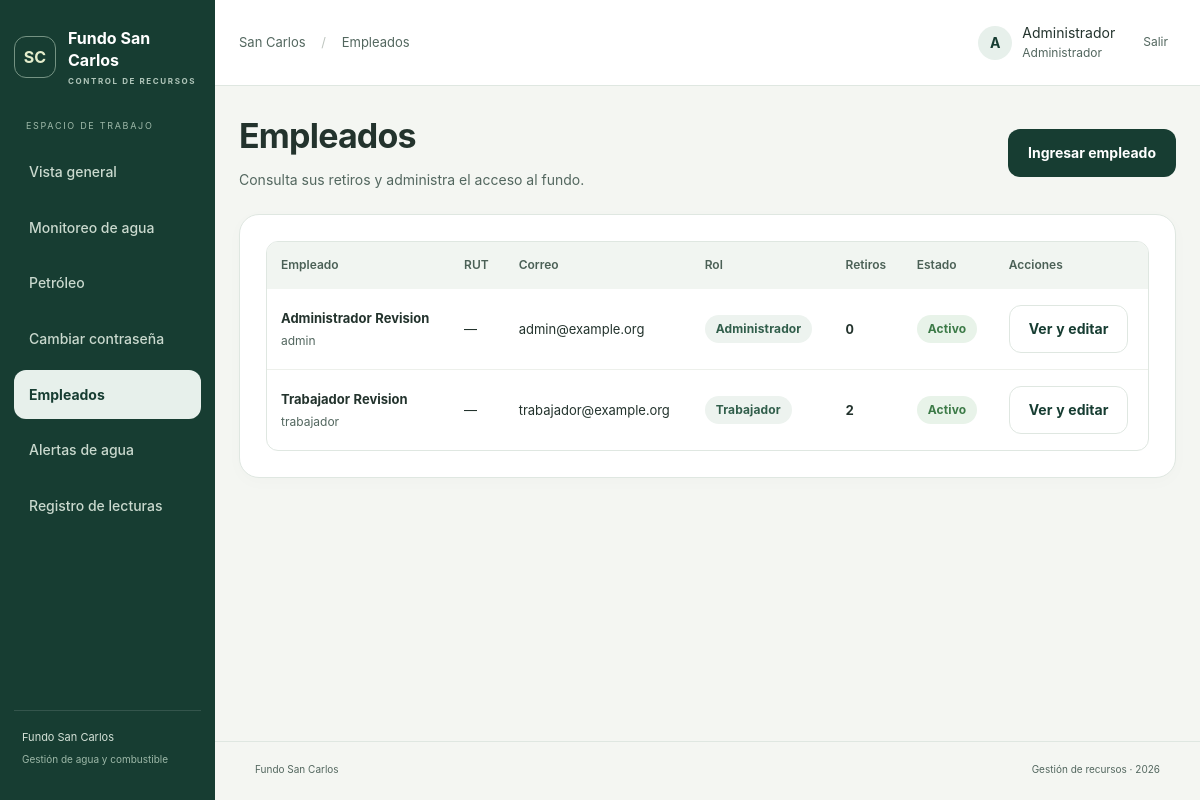
/empleados/ (signed in), run on the app's committed database.
### monitoreo/models.py (models this page shows)
class Usuario(AbstractUser):
    class Rol(models.TextChoices):
        ADMINISTRADOR = 'administrador', 'Administrador'
        TRABAJADOR = 'trabajador', 'Trabajador'
    rut = models.CharField(max_length=12, unique=True, null=True, blank=True)
    rol = models.CharField(max_length=20, choices=Rol.choices, default=Rol.TRABAJADOR)
    @property
    def es_administrador(self):
        return self.rol == self.Rol.ADMINISTRADOR

### monitoreo/gestion_views.py (the view)
# urls.py: path('empleados/', gestion_views.empleados, name='empleados'),
@never_cache
@administrador_required
def empleados(request):
    return render(request, 'monitoreo/empleados.html', {
        'empleados': empleados_con_retiros(), 'seccion': 'empleados'})

### monitoreo/gestion_services.py (called while the page is built)
def empleados_con_retiros():
    from django.db.models import Count, Q, Sum
    return Usuario.objects.annotate(
        retiros_count=Count('movimientopetroleo', filter=Q(movimientopetroleo__tipo='retiro')),
        litros_retirados=Sum('movimientopetroleo__cantidad', filter=Q(movimientopetroleo__tipo='retiro'), default=0),
    ).order_by('username')

### monitoreo/views.py (called while the page is built)
def administrador_required(view):
    @wraps(view)
    @login_required
    def wrapped(request, *args, **kwargs):
        if not request.user.es_administrador:
            raise PermissionDenied
        return view(request, *args, **kwargs)
    return wrapped

### templates/monitoreo/empleados.html
{% extends 'base.html' %}{% block content %}
<div class="page-heading"><div><h1>Empleados</h1><p>Consulta sus retiros y administra el acceso al fundo.</p></div><a class="button primary" href="{% url 'empleado_nuevo' %}">Ingresar empleado</a></div>
<article class="surface"><div class="table-scroll"><table>
<thead><tr><th>Empleado</th><th>RUT</th><th>Correo</th><th>Rol</th><th>Retiros</th><th>Estado</th><th>Acciones</th></tr></thead>
<tbody>{% for empleado in empleados %}<tr>
<td><strong>{{ empleado.get_full_name|default:empleado.username }}</strong><small>{{ empleado.username }}</small></td>
<td>{{ empleado.rut|default:"—" }}</td><td>{{ empleado.email|default:"—" }}</td>
<td><span class="pill role-pill">{{ empleado.get_rol_display }}</span></td>
<td><strong>{{ empleado.retiros_count }}</strong></td>
<td>{% if empleado.is_active %}<span class="pill good">Activo</span>{% else %}<span class="pill neutral">Desactivado</span>{% endif %}</td>
<td><a class="button secondary" href="{% url 'empleado' empleado.pk %}">Ver y editar</a></td>
</tr>{% endfor %}</tbody></table></div></article>
{% endblock %}

### templates/base.html (shortened to what this page needs)
{% load static %}<!doctype html>
<html lang="es"><head><meta charset="utf-8"><meta name="viewport" content="width=device-width,initial-scale=1">
<link rel="stylesheet" href="{% static 'css/app.css' %}"><link rel="stylesheet" href="{% static 'css/interfaz.css' %}?v=2"><script src="{% static 'js/app.js' %}" defer></script></head>
<body>{% if user.is_authenticated %}
<aside class="sidebar"><a class="brand" href="{% url 'panel' %}"><span class="brand-icon">SC</span><span>Fundo San Carlos<small>CONTROL DE RECURSOS</small></span></a>
<div class="nav-label">ESPACIO DE TRABAJO</div><nav aria-label="Navegación principal">
<a href="{% url 'panel' %}" class="{% if seccion == 'panel' %}selected{% endif %}">Vista general</a>
<a href="{% url 'agua' %}" class="{% if seccion == 'agua' %}selected{% endif %}">Monitoreo de agua</a>
<a href="{% url 'petroleo' %}" class="{% if seccion == 'petroleo' %}selected{% endif %}">Petróleo</a>
<a href="{% url 'cambiar_clave' %}" class="{% if seccion == 'clave' %}selected{% endif %}">Cambiar contraseña</a>
{% if user.es_administrador %}<a href="{% url 'empleados' %}" class="{% if seccion == 'empleados' %}selected{% endif %}">Empleados</a><a href="{% url 'alertas' %}" class="{% if seccion == 'alertas' %}selected{% endif %}">Alertas de agua</a>
<a href="{% url 'simulador' %}" class="{% if seccion == 'simulador' %}selected{% endif %}">Registro de lecturas</a>{% endif %}</nav>
<div class="sidebar-bottom">Fundo San Carlos<p>Gestión de agua y combustible</p></div></aside>
<div class="workspace"><header class="topbar"><span class="breadcrumb">San Carlos <span>/</span> {% if seccion == 'empleados' %}Empleados{% elif seccion == 'petroleo' %}Petróleo{% elif seccion == 'clave' %}Mi cuenta{% else %}Monitoreo de estanques{% endif %}</span><div class="account"><span class="avatar">{{ user.first_name|first|default:user.username|first|upper }}</span><span>{{ user.first_name|default:user.username }}<small>{{ user.get_rol_display }}</small></span><form action="{% url 'logout' %}" method="post">{% csrf_token %}<button class="logout" type="submit">Salir</button></form></div></header>
<main id="contenido">{% if messages %}<div class="messages" aria-live="polite">{% for message in messages %}<div class="message {{ message.tags }}">{{ message }}</div>{% endfor %}</div>{% endif %}{% block content %}{% endblock %}</main>
<footer>Fundo San Carlos <span>Gestión de recursos · 2026</span></footer></div>
{% else %}{% block public %}{% endblock %}{% endif %}</body></html>

### static/css/app.css (style rules this page uses)
:root { --green:#173d32;--green-light:#e7f0eb;--ink:#23332d;--muted:#758078;--line:#e3e8e3;--bg:#f4f6f2;--water:#2384d1;--fuel:#e49a24;--danger:#b53e36;--radius:18px }
* { box-sizing:border-box }
body { margin:0;background:var(--bg);color:var(--ink);font-family:Inter,"Segoe UI",Arial,sans-serif;font-size:15px;line-height:1.55 }
a { color:inherit;text-decoration:none }
button,input,select { font:inherit }
button,a,input,select { -webkit-tap-highlight-color:transparent }
button,a { touch-action:manipulation }
button { cursor:pointer }
h1,h2,p { margin-top:0 }
h1 { font-size:32px;line-height:1.2;letter-spacing:-1px;margin-bottom:12px }
.sidebar { width:252px;position:fixed;inset:0 auto 0 0;background:var(--green);color:#fff;padding:32px 20px;display:flex;flex-direction:column }
.brand { display:flex;align-items:center;gap:12px;font-size:16px;font-weight:650;line-height:1.35 }
.brand small { display:block;font-size:8px;letter-spacing:1.6px;color:#afc5b9;margin-top:5px }
.brand-icon { height:42px;width:42px;display:grid;place-items:center;border:1px solid #759383;border-radius:12px;color:#e4edcc;font-size:16px;flex-shrink:0 }
.nav-label { font-size:9px;letter-spacing:1.7px;color:#9eb9a9;margin:54px 12px 14px }
nav { display:flex;flex-direction:column;gap:6px }
nav a { padding:13px 14px;min-height:48px;border-radius:10px;color:#cad9ce;display:flex;gap:12px;align-items:center;font-size:14px }
nav a.selected { background:#ffffff17;color:#fff;border:1px solid #ffffff12 }
.sidebar-bottom { margin-top:auto;font-size:11px;color:#d4e1d7;padding:18px 8px 0;border-top:1px solid #ffffff20 }
.sidebar-bottom p { font-size:10px;color:#9db8a8;margin:5px 0 }
.workspace { margin-left:252px }
.topbar { height:86px;border-bottom:1px solid var(--line);background:#fff;display:flex;align-items:center;justify-content:space-between;padding:0 40px }
.breadcrumb { font-size:12px;color:var(--muted) }
.breadcrumb span { padding:0 12px;color:#bfc6c0 }
.account { display:flex;align-items:center;gap:10px;font-size:12px }
.account small { display:block;font-size:10px;color:var(--muted) }
.avatar { background:var(--green-light);border-radius:50%;height:34px;width:34px;display:grid;place-items:center;color:var(--green);font-weight:700 }
.logout { border:0;background:transparent;margin-left:10px;min-height:44px;color:var(--muted);font-size:12px;padding:8px }
main#contenido { max-width:1450px;margin:auto;padding:36px 40px 48px;min-height:calc(100vh - 145px) }
.page-heading { display:flex;justify-content:space-between;gap:20px;align-items:center;margin-bottom:24px }
.page-heading p { margin:0;font-size:14px }
.button { display:inline-flex;align-items:center;justify-content:center;gap:16px;min-height:48px;border-radius:9px;padding:12px 19px;font-size:13px;font-weight:650;border:1px solid transparent;white-space:nowrap }
.button.primary { background:var(--green);color:#fff }
.button.secondary { background:#fff;border-color:var(--line) }
.pill { display:inline-flex;align-items:center;white-space:nowrap;padding:5px 10px;border-radius:6px;font-size:10px;font-weight:650;letter-spacing:.15px }
.good { background:#e8f3e9;color:#3c7a47 }
.surface { background:#fff;border:1px solid var(--line);border-radius:var(--radius);padding:26px;min-width:0 }
.table-scroll { overflow-x:auto }
table { border-collapse:collapse;width:100%;text-align:left;white-space:nowrap;font-size:11px }
th { color:var(--muted);font-size:9px;font-weight:600;background:#f7f9f5;padding:12px }
td { padding:14px 12px;border-bottom:1px solid #edf0eb }
tbody tr:last-child td { border:0 }
footer { border-top:1px solid var(--line);padding:20px 40px;display:flex;justify-content:space-between;font-size:10px;color:var(--muted) }
@media (max-width:1200px) { .sidebar { width:215px;padding:28px 14px } }
@media (max-width:1200px) { .workspace { margin-left:215px } }
@media (max-width:1200px) { main#contenido { padding:30px 24px } }
@media (max-width:1200px) { .topbar { padding:0 24px } }
@media (prefers-reduced-motion:no-preference) { .button,.card-action,nav a { transition:background .15s ease } }

### data on the page
Usuario: first_name|first "A", first_name "Administrador", rol "Administrador", get_full_name "Administrador Revision", username "admin", rut "—", email "admin@example.org", retiros_count "0", is_active "Activo"
Usuario: get_full_name "Trabajador Revision", username "trabajador", rut "—", email "trabajador@example.org", rol "Trabajador", retiros_count "2", is_active "Activo"
